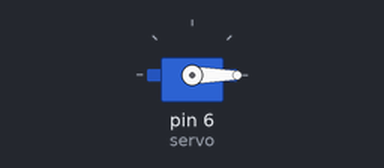
This sketch was run on a simulated Arduino Uno, built with avr-gcc and run on an emulated ATmega328P. On the bench: servo.

Above: at 0.05 s.
Timing chart, 0 to 3.2 s (numbered marks = the images above):
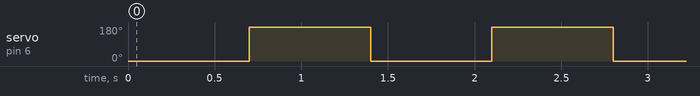

The sketch:

servomotor.ino
```cpp
// Arduprofe, Prueba movimiento Servomotores
// Mueve servos (8,7 y 4) de extremo a extremo con parada en el centro
// Debe instalr la libreria Servo.h para que funcione el programa

#include <Servo.h>                // Incluye la libreria Servo

Servo servo;
void setup()
{
  servo.attach(6,660,1400);    // Asocia el servo1 al pin 8, define el min y max del ancho del pulso
}
void loop()
{
       //Gira el servo a 150 grados
       servo.write(0);
       delay(700);

       servo.write(180);
       delay(700);
}
```

Measured:
- by itself, servo on pin 6 (servo): alternates 180° for 0.70 s and 0° for 0.70 s
